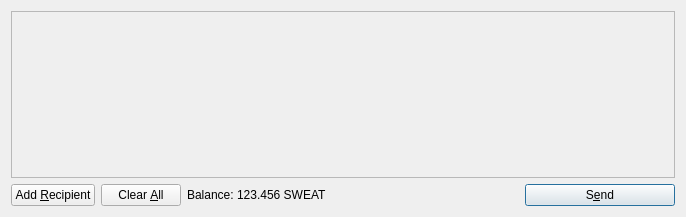
<?xml version="1.0" encoding="UTF-8"?>
<ui version="4.0">
 <class>SendCoinsDialog</class>
 <widget class="QDialog" name="SendCoinsDialog">
  <property name="geometry">
   <rect>
    <x>0</x>
    <y>0</y>
    <width>686</width>
    <height>217</height>
   </rect>
  </property>
  <property name="windowTitle">
   <string>Send Coins</string>
  </property>
  <layout class="QVBoxLayout" name="verticalLayout">
   <item>
    <widget class="QScrollArea" name="scrollArea">
     <property name="widgetResizable">
      <bool>true</bool>
     </property>
     <widget class="QWidget" name="scrollAreaWidgetContents">
      <property name="geometry">
       <rect>
        <x>0</x>
        <y>0</y>
        <width>666</width>
        <height>165</height>
       </rect>
      </property>
      <layout class="QVBoxLayout" name="verticalLayout_2">
       <property name="margin">
        <number>0</number>
       </property>
       <item>
        <layout class="QVBoxLayout" name="entries">
         <property name="spacing">
          <number>6</number>
         </property>
        </layout>
       </item>
       <item>
        <spacer name="verticalSpacer">
         <property name="orientation">
          <enum>Qt::Vertical</enum>
         </property>
         <property name="sizeHint" stdset="0">
          <size>
           <width>20</width>
           <height>40</height>
          </size>
         </property>
        </spacer>
       </item>
      </layout>
     </widget>
    </widget>
   </item>
   <item>
    <layout class="QHBoxLayout" name="horizontalLayout">
     <item>
      <widget class="QPushButton" name="addButton">
       <property name="toolTip">
        <string>Send to multiple recipients at once</string>
       </property>
       <property name="text">
        <string>Add &amp;Recipient</string>
       </property>
       <property name="icon">
        <iconset resource="../bitcoin.qrc">
         <normaloff>:/icons/add</normaloff>:/icons/add</iconset>
       </property>
       <property name="autoDefault">
        <bool>false</bool>
       </property>
      </widget>
     </item>
     <item>
      <widget class="QPushButton" name="clearButton">
       <property name="sizePolicy">
        <sizepolicy hsizetype="Minimum" vsizetype="Fixed">
         <horstretch>0</horstretch>
         <verstretch>0</verstretch>
        </sizepolicy>
       </property>
       <property name="toolTip">
        <string>Remove all transaction fields</string>
       </property>
       <property name="text">
        <string>Clear &amp;All</string>
       </property>
       <property name="icon">
        <iconset resource="../bitcoin.qrc">
         <normaloff>:/icons/remove</normaloff>:/icons/remove</iconset>
       </property>
       <property name="autoRepeatDelay">
        <number>300</number>
       </property>
       <property name="autoDefault">
        <bool>false</bool>
       </property>
      </widget>
     </item>
     <item>
      <layout class="QHBoxLayout" name="horizontalLayout_2">
       <property name="spacing">
        <number>3</number>
       </property>
       <item>
        <widget class="QLabel" name="label">
         <property name="text">
          <string>Balance:</string>
         </property>
        </widget>
       </item>
       <item>
        <widget class="QLabel" name="labelBalance">
         <property name="cursor">
          <cursorShape>IBeamCursor</cursorShape>
         </property>
         <property name="text">
          <string>123.456 SWEAT</string>
         </property>
         <property name="textInteractionFlags">
          <set>Qt::LinksAccessibleByMouse|Qt::TextSelectableByKeyboard|Qt::TextSelectableByMouse</set>
         </property>
        </widget>
       </item>
      </layout>
     </item>
     <item>
      <spacer name="horizontalSpacer">
       <property name="orientation">
        <enum>Qt::Horizontal</enum>
       </property>
       <property name="sizeHint" stdset="0">
        <size>
         <width>40</width>
         <height>20</height>
        </size>
       </property>
      </spacer>
     </item>
     <item>
      <widget class="QPushButton" name="sendButton">
       <property name="minimumSize">
        <size>
         <width>150</width>
         <height>0</height>
        </size>
       </property>
       <property name="toolTip">
        <string>Confirm the send action</string>
       </property>
       <property name="text">
        <string>S&amp;end</string>
       </property>
       <property name="icon">
        <iconset resource="../bitcoin.qrc">
         <normaloff>:/icons/send</normaloff>:/icons/send</iconset>
       </property>
       <property name="default">
        <bool>true</bool>
       </property>
      </widget>
     </item>
    </layout>
   </item>
  </layout>
 </widget>
 <resources>
  <include location="../bitcoin.qrc"/>
 </resources>
 <connections/>
</ui>
